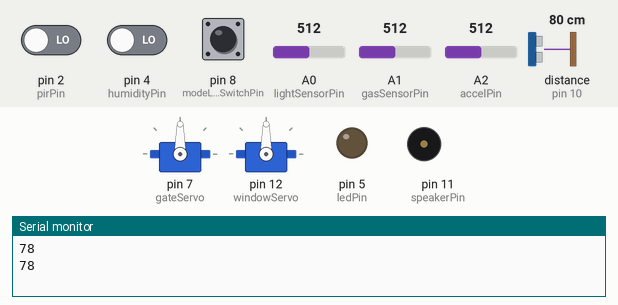
Simulated run of this sketch. Board: Arduino Uno, built with avr-gcc and run on an emulated ATmega328P. Shown: 2 × servo, output pins drawn as LEDs (lit = HIGH), buzzer (waves = sounding), the last lines printed to the serial monitor. Wiring (inferred from the names in the program): ultrasonic range finder: trigger pin 9; echo pin 10. The test bench sets the inputs (shaded band); at power-on: A1 (gasSensorPin) = 512, pin 2 (pirPin) LOW, pin 4 (humidityPin) LOW, pin 8 (modeLightSwitchPin) HIGH, A0 (lightSensorPin) = 512, A2 (accelPin) = 512, distance to the obstacle (sensor on pin 10) 80 cm. The echo pulse lasts 58.3 µs per cm; pins used as bus, display or sensor lines are not drawn.

Above: at 3.3 s.
3.4 s: A1 (gasSensorPin) set to 590
6.7 s: A1 (gasSensorPin) set to 616
At 8.5 s:
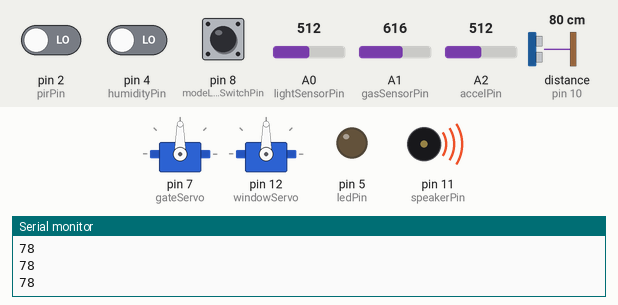
9.6 s: pin 2 (pirPin) driven HIGH
At 10.5 s:
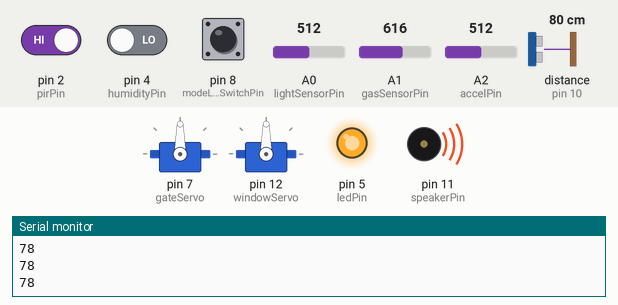
11.6 s: A1 (gasSensorPin) set to 306
At 13.5 s:
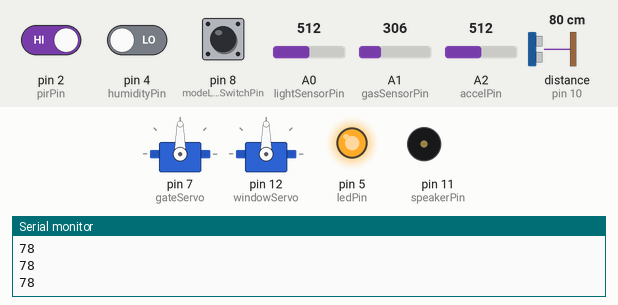
14.6 s: A1 (gasSensorPin) set to 716
At 16.5 s:
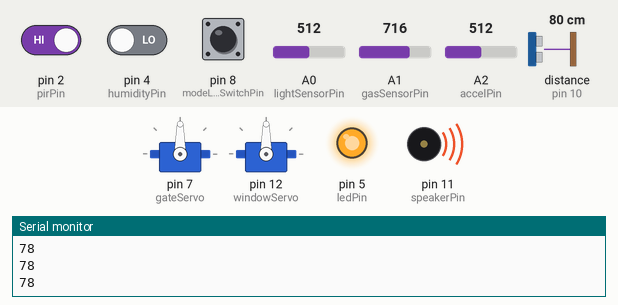
17.2 s: A1 (gasSensorPin) set to 170
At 19.6 s:
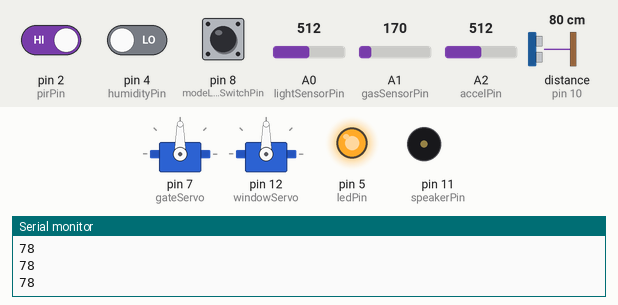
Timing chart, 0 to 20.7 s (numbered marks = the images above; inputs shaded):
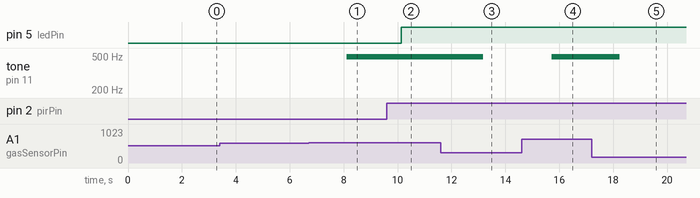

The sketch:

smart_house.ino
```cpp
//#include <Adafruit_CircuitPlayground.h>
//#include <Adafruit_Circuit_Playground.h>

/*

*/

#include <Servo.h>
#include <dht.h>

int trigPin =  9;
int echoPin = 10;
int lightSensorPin = A0;
int modeLightSwitchPin = 8;
int manualLightSwitchPin = 3;
int pirPin = 2;
int ledPin = 5;
int accelPin = A2;
int speakerPin = 11;
int humidityPin = 4;
int gasSensorPin = A1;
#define LIGHT_AUTOMATIC 1
#define LIGHT_MANUAL 0
const int aNote = 440;
bool isGateOpen = false;

Servo gateServo;
Servo windowServo;
int pos = 0;
int lightSensorValue = 0;
dht sensor;
void setup() {
  gateServo.attach(7);
  windowServo.attach(12);
  pinMode(trigPin, OUTPUT); // setting the output pin with fast output (will output signals in high speed)
  pinMode(echoPin, INPUT); // setting the input pin with fast input (will get signals in high speed)
  pinMode(lightSensorPin, INPUT);
  pinMode(modeLightSwitchPin, INPUT);
  pinMode(manualLightSwitchPin, INPUT);
  pinMode(pirPin, INPUT_PULLUP);
  pinMode(ledPin, OUTPUT);
  pinMode(accelPin, INPUT);
  pinMode(speakerPin, OUTPUT);
  pinMode(gasSensorPin, INPUT);
  digitalWrite(pirPin, LOW);
  pinMode(humidityPin, INPUT);
  delayMicroseconds(50);
  Serial.begin(9600);
}

void loop() {
handleLight();
  handleGate();
//digitalWrite(ledPin, HIGH);
  handleAlarm();
   // openGate(gateServo);
  handleHumidity();
}

void handleHumidity() {
  delay(2000);
  bool hum = digitalRead(humidityPin);
  if (hum) {
    closeGate(windowServo);
  } else {
    openGate(windowServo);
  }
}

void handleAlarm() {
  int val = analogRead(accelPin);
  delay(500);
  bool hasGas = analogRead(gasSensorPin) > 600;
  bool isMoving = val < 900;
  if (hasGas) {
    analogWrite(speakerPin, aNote);
  } else {
    noTone(speakerPin);
  }
}

void handleLight() {
  bool isDark = analogRead(lightSensorPin) > 300;
  int isHuman = digitalRead(pirPin);
  if (digitalRead(modeLightSwitchPin) == LIGHT_MANUAL) {
    digitalWrite(ledPin, digitalRead(manualLightSwitchPin));
  } else if (digitalRead(modeLightSwitchPin) == LIGHT_AUTOMATIC) {
      if (isDark && isHuman) {
        digitalWrite(ledPin, HIGH);
      } else {
        digitalWrite(ledPin, LOW);
      }
  }
}

void handleGate(){
  long duration, distance;
  digitalWrite(trigPin, LOW);
  delayMicroseconds(2);

  digitalWrite(trigPin, HIGH);
  delayMicroseconds(10);
  digitalWrite(trigPin, LOW);

  duration = pulseIn(echoPin, HIGH);
  distance= duration*0.034/2;
  Serial.println(distance);
  if (distance >= 150 || distance <= 0) {
    closeGate(gateServo);
  } else {
    openGate(gateServo);
  }
}

void openGate(Servo servo) {
  for (pos = 0; pos <= 180; pos += 1) { // goes from 0 degrees to 180 degrees
    // in steps of 1 degree
    servo.write(pos); // tell servo to go to position in variable 'pos'
   //delay(15); // waits 15ms for the servo to reach the position
  }
}

void closeGate(Servo servo) {
  for (pos = 180; pos >= 45; pos -= 1) { // goes from 180 degrees to 0 degrees
    servo.write(pos); // tell servo to go to position in variable 'pos'
    //delay(15); // waits 15ms for the servo to reach the position
  }


}
```

Measured:
- the behaviour switches between 600 and 601 on A1 (gasSensorPin) (found by bisection; images 0 and 1)
- after the input at 6.7 s, tone on pin 11 (speakerPin): silent → 490 Hz after 1.4 s
- after the input at 9.6 s, pin 5 (ledPin): LOW → HIGH after 0.53 s
- after the input at 11.6 s, tone on pin 11 (speakerPin): 490 Hz → silent after 1.6 s
- after the input at 14.6 s, tone on pin 11 (speakerPin): silent → 490 Hz after 1.1 s
- after the input at 17.2 s, tone on pin 11 (speakerPin): 490 Hz → silent after 1.0 s
